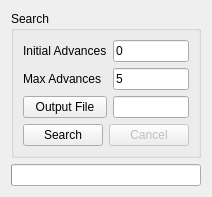
<?xml version="1.0" encoding="UTF-8"?>
<ui version="4.0">
 <class>IVCacheFinder</class>
 <widget class="QWidget" name="IVCacheFinder">
  <property name="geometry">
   <rect>
    <x>0</x>
    <y>0</y>
    <width>196</width>
    <height>196</height>
   </rect>
  </property>
  <property name="windowTitle">
   <string>IV Cache Finder</string>
  </property>
  <layout class="QGridLayout" name="gridLayout_2">
   <item row="0" column="0">
    <widget class="QGroupBox" name="groupBox">
     <property name="title">
      <string>Search</string>
     </property>
     <layout class="QGridLayout" name="gridLayout">
      <item row="0" column="0">
       <widget class="QLabel" name="labelInitialAdvances">
        <property name="text">
         <string>Initial Advances</string>
        </property>
       </widget>
      </item>
      <item row="0" column="1">
       <widget class="TextBox" name="textEditInitialAdvances">
        <property name="text">
         <string notr="true">0</string>
        </property>
       </widget>
      </item>
      <item row="1" column="0">
       <widget class="QLabel" name="labelMaxAdvances">
        <property name="text">
         <string>Max Advances</string>
        </property>
       </widget>
      </item>
      <item row="1" column="1">
       <widget class="TextBox" name="textEditMaxAdvances">
        <property name="text">
         <string notr="true">5</string>
        </property>
       </widget>
      </item>
      <item row="2" column="0">
       <widget class="QPushButton" name="pushButtonOutputFile">
        <property name="text">
         <string>Output File</string>
        </property>
       </widget>
      </item>
      <item row="2" column="1">
       <widget class="QLineEdit" name="lineEditOutputFile">
        <property name="readOnly">
         <bool>true</bool>
        </property>
       </widget>
      </item>
      <item row="3" column="0" colspan="2">
       <layout class="QHBoxLayout" name="horizontalLayout">
        <item>
         <widget class="QPushButton" name="pushButtonSearch">
          <property name="text">
           <string>Search</string>
          </property>
         </widget>
        </item>
        <item>
         <widget class="QPushButton" name="pushButtonCancel">
          <property name="enabled">
           <bool>false</bool>
          </property>
          <property name="text">
           <string>Cancel</string>
          </property>
         </widget>
        </item>
       </layout>
      </item>
     </layout>
    </widget>
   </item>
   <item row="1" column="0">
    <widget class="QProgressBar" name="progressBar"/>
   </item>
  </layout>
 </widget>
 <customwidgets>
  <customwidget>
   <class>TextBox</class>
   <extends>QLineEdit</extends>
   <header>Form/Controls/TextBox.hpp</header>
  </customwidget>
 </customwidgets>
 <tabstops>
  <tabstop>textEditInitialAdvances</tabstop>
  <tabstop>textEditMaxAdvances</tabstop>
  <tabstop>pushButtonOutputFile</tabstop>
  <tabstop>lineEditOutputFile</tabstop>
  <tabstop>pushButtonSearch</tabstop>
  <tabstop>pushButtonCancel</tabstop>
 </tabstops>
 <resources/>
 <connections/>
</ui>
